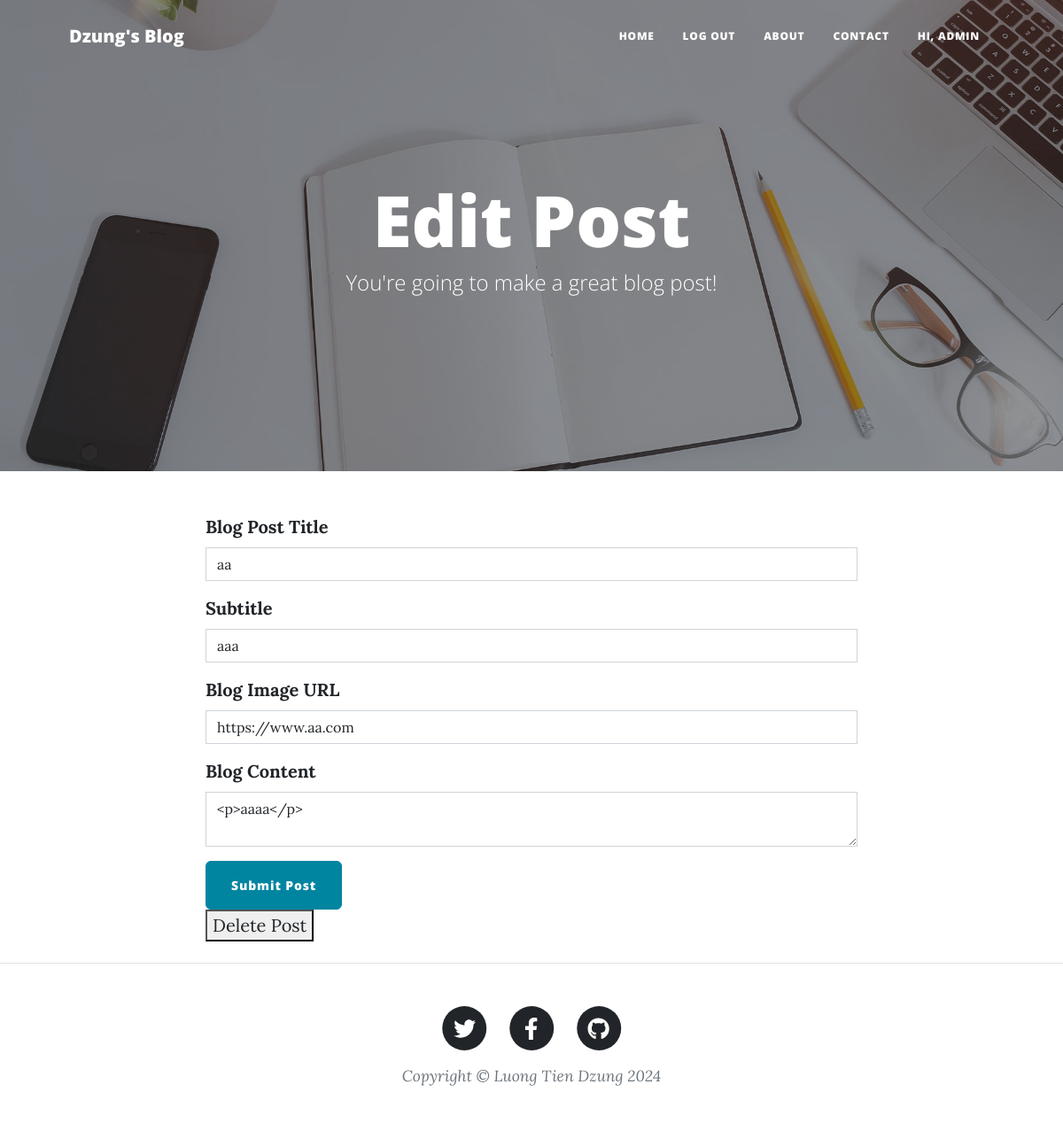
The app's page /edit-post/1 (signed in) with its own data.
### main.py (models this page shows)
class User(UserMixin, db.Model):
    __tablename__ = "users"
    id = db.Column(db.Integer, primary_key=True)
    name = db.Column(db.String(250), nullable=False)
    email = db.Column(db.String(250), unique=True, nullable=False)
    password = db.Column(db.String(250), nullable=False)

class BlogPost(db.Model):
    __tablename__ = "blog_posts"
    id = db.Column(db.Integer, primary_key=True)
    author_id = db.Column(db.Integer, db.ForeignKey('users.id'))
    title = db.Column(db.String(250), unique=True, nullable=False)
    subtitle = db.Column(db.String(250), nullable=False)
    date = db.Column(db.String(250), nullable=False)
    body = db.Column(db.Text, nullable=False)
    author = db.Column(db.String(250), nullable=False)
    img_url = db.Column(db.String(250), nullable=False)

### main.py (the view, shortened to what this page needs)
@app.route("/edit-post/<int:post_id>", methods=["GET", "POST"])
@login_required
@admin_only
def edit_post(post_id):
    post = db.get_or_404(BlogPost, post_id)
    edit_form = CreatePostForm(
        title=post.title,
        subtitle=post.subtitle,
        img_url=post.img_url,
        author=post.author,
        body=post.body
    )
    return render_template("make-post.html", form=edit_form, is_edit=True,
                           logged_in=True, name=current_user.name, post_id=post_id)

### forms.py
class CreatePostForm(FlaskForm):
    title = StringField("Blog Post Title", validators=[DataRequired()])
    subtitle = StringField("Subtitle", validators=[DataRequired()])
    img_url = StringField("Blog Image URL", validators=[DataRequired(), URL()])
    body = CKEditorField("Blog Content", validators=[DataRequired()])
    submit = SubmitField("Submit Post")

### main.py (called while the page is built)
@login_manager.user_loader
def load_user(id):
    return db.get_or_404(User, id)

def admin_only(f):
    @wraps(f)
    def wrapper(*args, **kwargs):
        post = db.get_or_404(BlogPost, kwargs['post_id'])
        if current_user.id == post.author_id:
            return f(*args, **kwargs)
        if current_user.email != "admin@email.com":
            return abort(400, 'You don\'t have permission to do this!')
        return f(*args, **kwargs)
    return wrapper

### templates/make-post.html
{% from "bootstrap5/form.html" import render_form %} {% block content %} {%
include "header.html" %}
<header
  class="masthead"
  style="background-image: url('../static/assets/img/edit-bg.jpg')"
>
  <div class="container position-relative px-4 px-lg-5">
    <div class="row gx-4 gx-lg-5 justify-content-center">
      <div class="col-md-10 col-lg-8 col-xl-7">
        <div class="page-heading">
          {% if is_edit %}
          <h1>Edit Post</h1>
          {% else: %}
          <h1>New Post</h1>
          {% endif %}
          <span class="subheading"
            >You're going to make a great blog post!</span
          >
        </div>
      </div>
    </div>
  </div>
</header>
<main class="mb-4">
  <div class="container">
    <div class="row">
      <div class="col-lg-8 col-md-10 mx-auto">
        {{ ckeditor.load() }} {{ ckeditor.config(name='body') }} {{
        render_form(form, novalidate=True, button_map={"submit": "primary"}) }}
      </div>
        {% if is_edit %}
        <div class="col-lg-8 col-md-10 mx-auto">
            <button type="submit"><a href="{{ url_for("delete_post", post_id=post_id) }}">Delete Post</a></button>
      </div>{% endif %}
    </div>
  </div>
</main>
{% include "footer.html" %} {% endblock %}

### templates/header.html (shortened to what this page needs)
<!DOCTYPE html>
<html lang="en">
  <head>
    {% block styles %}
    {{ bootstrap.load_css() }}
    <link
      href="{{ url_for('static', filename='css/styles.css') }}"
      rel="stylesheet"
    />
    {% endblock %}
  </head>
  <body>
    <nav class="navbar navbar-expand-lg navbar-light" id="mainNav">
      <div class="container px-4 px-lg-5">
        <a class="navbar-brand" href="/">Dzung's Blog</a>
        <div class="collapse navbar-collapse" id="navbarResponsive">
          <ul class="navbar-nav ms-auto py-4 py-lg-0">
            <li class="nav-item">
              <a
                class="nav-link px-lg-3 py-3 py-lg-4"
                href="{{ url_for('get_all_posts') }}"
                >Home</a
              >
            </li>
              {% if not logged_in %}
            <li class="nav-item">
              <a
                class="nav-link px-lg-3 py-3 py-lg-4"
                href="{{ url_for('login') }}"
                >Login</a
              >
            </li>
            <li class="nav-item">
              <a
                class="nav-link px-lg-3 py-3 py-lg-4"
                href="{{ url_for('register') }}"
                >Register</a
              >
            </li>
              {% else %}
            <li class="nav-item">
              <a
                class="nav-link px-lg-3 py-3 py-lg-4"
                href="{{ url_for('logout') }}"
                >Log Out</a
              >
            </li>
              {% endif %}
            <li class="nav-item">
              <a
                class="nav-link px-lg-3 py-3 py-lg-4"
                href="{{ url_for('about') }}"
                >About</a
              >
            </li>
            <li class="nav-item">
              <a
                class="nav-link px-lg-3 py-3 py-lg-4"
                href="{{ url_for('contact') }}"
                >Contact</a
              >
            </li>
          {% if logged_in %}
            <li class="nav-item">
              <a
                class="nav-link px-lg-3 py-3 py-lg-4"
                href="{{ url_for('get_all_posts') }}"
                >Hi, {{ name }}</a
              >
            </li>
          {% endif %}
          </ul>
        </div>
      </div>
    </nav>
  </body>
</html>

### records on screen
User: name "ADMIN"
BlogPost: title "aa", subtitle "aaa", img_url "https://www.aa.com", body "<p>aaaa</p>"
